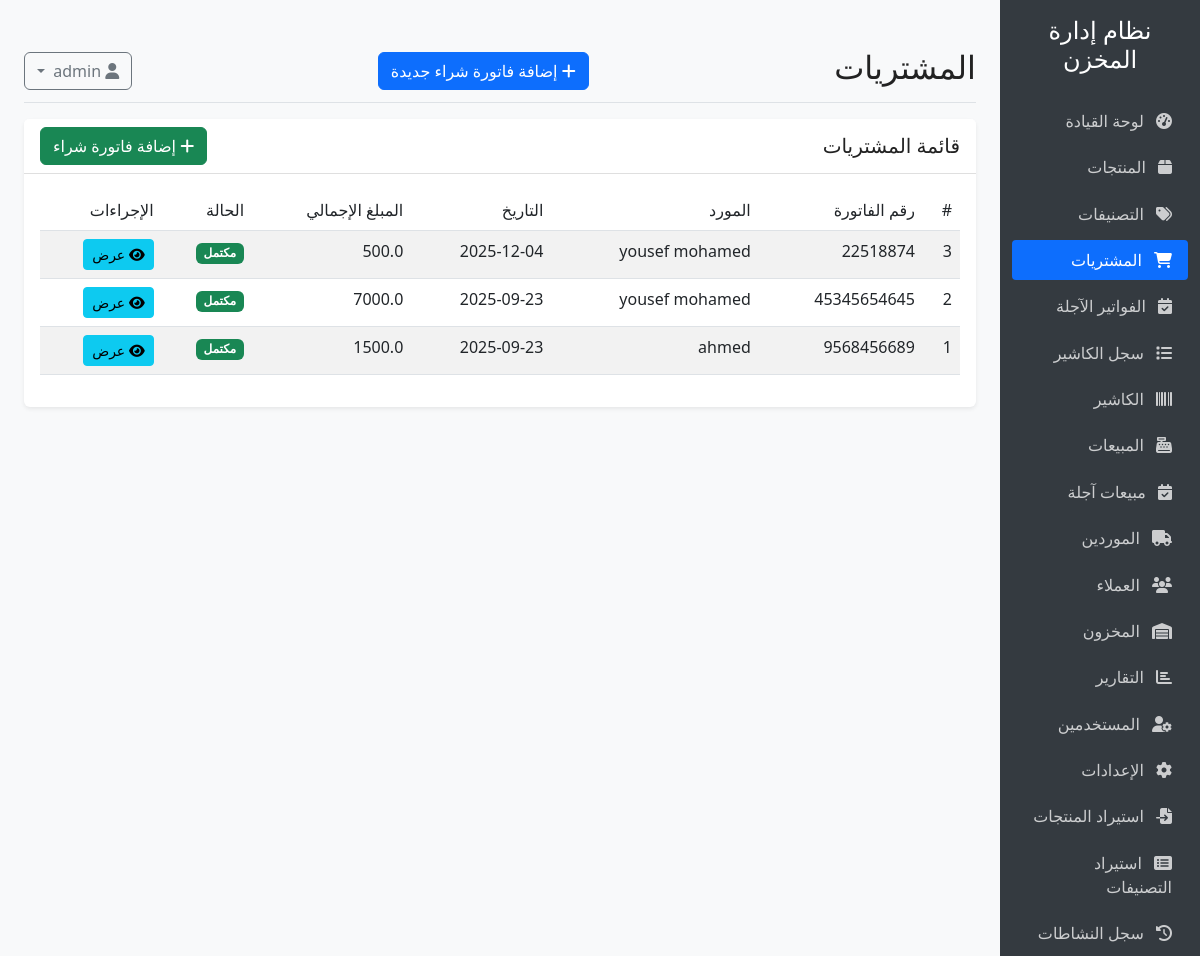
The page /purchases (signed in) on the database as committed earlier.
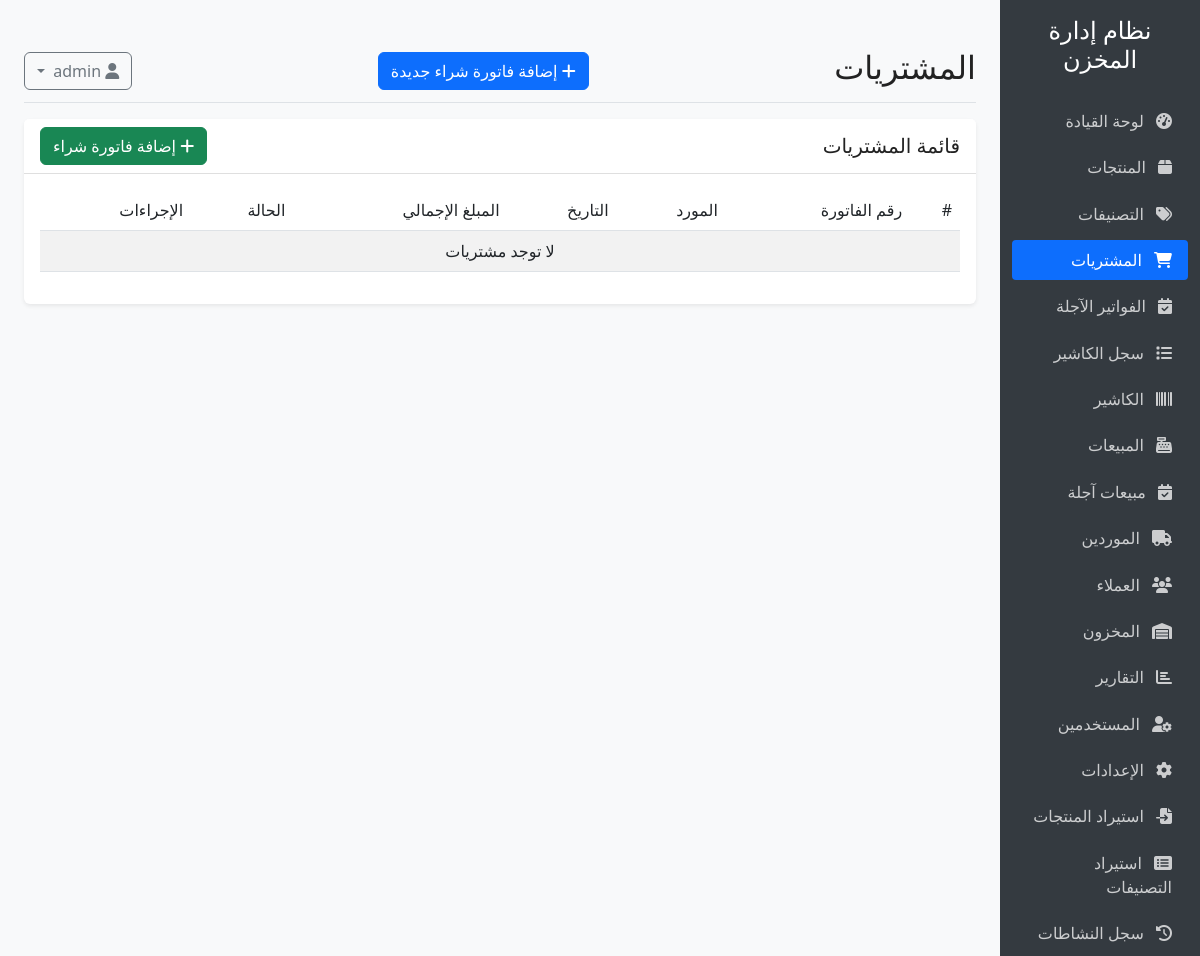
The same page on the database as committed later.
### models.py (models this page shows, shortened)
class Setting(db.Model):
    __tablename__ = 'settings'
    id = db.Column(db.Integer, primary_key=True)
    key = db.Column(db.String(50), unique=True, nullable=False)
    value = db.Column(db.Text, nullable=True)

class Purchase(db.Model):
    __tablename__ = 'purchases'
    id = db.Column(db.Integer, primary_key=True)
    invoice_number = db.Column(db.String(50), nullable=False)
    supplier_id = db.Column(db.Integer, db.ForeignKey('suppliers.id'), nullable=True)
    purchase_date = db.Column(db.Date, nullable=False, default=datetime.utcnow)
    total_amount = db.Column(db.Float, nullable=False, default=0)
    payment_method = db.Column(db.String(20), default='cash')  # cash, card, transfer, majel
    status = db.Column(db.String(20), default='completed')  # completed, cancelled
    notes = db.Column(db.Text, nullable=True)
    created_at = db.Column(db.DateTime, default=datetime.utcnow)
    amount_paid = db.Column(db.Float, nullable=False, default=0)
    due_date = db.Column(db.Date, nullable=True)
    notification_email = db.Column(db.String(120), nullable=True)
    due_reminder_sent = db.Column(db.Boolean, default=False)
    items = db.relationship('PurchaseItem', backref='purchase', lazy=True, cascade='all, delete-orphan')

class Supplier(db.Model):
    __tablename__ = 'suppliers'
    id = db.Column(db.Integer, primary_key=True)
    name = db.Column(db.String(100), nullable=False)
    contact_person = db.Column(db.String(100), nullable=True)
    phone = db.Column(db.String(20), nullable=True)
    email = db.Column(db.String(120), nullable=True)
    address = db.Column(db.Text, nullable=True)
    notes = db.Column(db.Text, nullable=True)
    created_at = db.Column(db.DateTime, default=datetime.utcnow)
    purchases = db.relationship('Purchase', backref='supplier', lazy=True)

### app.py (the view)
@app.route('/purchases')
@login_required
def purchases():
    purchases = Purchase.query.order_by(Purchase.created_at.desc()).all()
    return render_template('purchases/index.html', purchases=purchases)

### app.py (called while the page is built)
@login_manager.user_loader
def load_user(user_id):
    return User.query.get(int(user_id))

@app.context_processor
def inject_settings():
    from models import Setting
    settings = {s.key: s.value for s in Setting.query.all()}
    return dict(settings=settings)

### templates/purchases/index.html (shortened to what this page needs)
{% extends "base.html" %}
{% block header %}المشتريات{% endblock %}
{% block header_buttons %}
<a href="{{ url_for('add_purchase') }}" class="btn btn-primary">
    <i class="fas fa-plus"></i> إضافة فاتورة شراء جديدة
</a>
{% endblock %}
{% block content %}
<div class="card">
    <div class="card-header d-flex justify-content-between align-items-center">
        <h5 class="mb-0">قائمة المشتريات</h5>
        <a href="{{ url_for('add_purchase') }}" class="btn btn-success">
            <i class="fas fa-plus"></i> إضافة فاتورة شراء
        </a>
    </div>
    <div class="card-body">
        <div class="table-responsive">
            <table class="table table-striped table-hover">
                <thead>
                    <tr>
                        <th>#</th>
                        <th>رقم الفاتورة</th>
                        <th>المورد</th>
                        <th>التاريخ</th>
                        <th>المبلغ الإجمالي</th>
                        <th>الحالة</th>
                        <th>الإجراءات</th>
                    </tr>
                </thead>
                <tbody>
                    {% for purchase in purchases %}
                    <tr>
                        <td>{{ purchase.id }}</td>
                        <td>{{ purchase.invoice_number }}</td>
                        <td>{{ purchase.supplier.name if purchase.supplier else 'غير محدد' }}</td>
                        <td>{{ purchase.purchase_date.strftime('%Y-%m-%d') }}</td>
                        <td>{{ purchase.total_amount }}</td>
                        <td>
                            <span class="badge bg-success">مكتمل</span>
                        </td>
                        <td>
                            <a href="{{ url_for('view_purchase', id=purchase.id) }}" class="btn btn-sm btn-info">
                                <i class="fas fa-eye"></i> عرض
                            </a>
                        </td>
                    </tr>
                    {% else %}
                    <tr>
                        <td colspan="7" class="text-center">لا توجد مشتريات</td>
                    </tr>
                    {% endfor %}
                </tbody>
            </table>
        </div>
    </div>
</div>
{% endblock %}

### templates/base.html (shortened to what this page needs)
<!DOCTYPE html>
<html lang="ar" dir="rtl">
<head>
    <link rel="stylesheet" href="https://cdn.jsdelivr.net/npm/bootstrap@5.3.0/dist/css/bootstrap.rtl.min.css">
    <link rel="stylesheet" href="https://cdnjs.cloudflare.com/ajax/libs/font-awesome/6.4.0/css/all.min.css">
    <link id="theme-style" rel="stylesheet" href="{{ url_for('static', filename='css/' + (settings.get('theme', 'light') if settings else 'light') + '.css') }}">
</head>
<body>
    <div class="container-fluid">
        <div class="row">
            <div class="col-md-3 col-lg-2 d-md-block sidebar collapse">
                <div class="position-sticky pt-3">
                    <div class="text-center mb-4">
                        <h4>{{ settings['store_name'] }}</h4>
                    </div>
                                        <ul class="nav flex-column">
                        <li class="nav-item">
                            <a class="nav-link {% if request.path == url_for('index') %}active{% endif %}" href="{{ url_for('index') }}">
                                <i class="fas fa-tachometer-alt"></i> لوحة القيادة
                            </a>
                        </li>
                        <li class="nav-item">
                            <a class="nav-link {% if request.path.startswith(url_for('products')) %}active{% endif %}" href="{{ url_for('products') }}">
                                <i class="fas fa-box"></i> المنتجات
                            </a>
                        </li>
                        <li class="nav-item">
                            <a class="nav-link {% if request.path.startswith(url_for('categories')) %}active{% endif %}" href="{{ url_for('categories') }}">
                                <i class="fas fa-tags"></i> التصنيفات
                            </a>
                        </li>
                        {% if current_user.role == 'admin' %}
                        <li class="nav-item">
                            {% set purchases_path = url_for('purchases') %}
                            {% set purchases_due_path = url_for('purchases_due') %}
                            <a class="nav-link {% if request.path.startswith(purchases_path) and not request.path.startswith(purchases_due_path) %}active{% endif %}" href="{{ purchases_path }}">
                                <i class="fas fa-shopping-cart"></i> المشتريات
                            </a>
                        </li>
                        <li class="nav-item">
                            <a class="nav-link {% if request.path.startswith(url_for('purchases_due')) %}active{% endif %}" href="{{ url_for('purchases_due') }}">
                                <i class="fas fa-calendar-check"></i> الفواتير الآجلة
                            </a>
                        </li>
                        <li class="nav-item">
                            <a class="nav-link {% if request.path.startswith(url_for('cashier_logs')) %}active{% endif %}" href="{{ url_for('cashier_logs') }}">
                                <i class="fas fa-list"></i> سجل الكاشير
                            </a>
                        </li>
                        {% endif %}
                        {% if current_user.role in ['cashier', 'admin'] %}
                        <li class="nav-item">
                            <a class="nav-link {% if request.path.startswith(url_for('cashier_pos')) %}active{% endif %}" href="{{ url_for('cashier_pos') }}">
                                <i class="fas fa-barcode"></i> الكاشير
                            </a>
                        </li>
                        {% endif %}
                        <li class="nav-item">
                            {% set sales_path = url_for('sales') %}
                            {% set sales_due_path = url_for('sales_due') %}
                            <a class="nav-link {% if request.path.startswith(sales_path) and not request.path.startswith(sales_due_path) %}active{% endif %}" href="{{ sales_path }}">
                                <i class="fas fa-cash-register"></i> المبيعات
                            </a>
                        </li>
                        {% if current_user.role == 'admin' %}
                        <li class="nav-item">
                            <a class="nav-link {% if request.path.startswith(url_for('sales_due')) %}active{% endif %}" href="{{ url_for('sales_due') }}">
                                <i class="fas fa-calendar-check"></i> مبيعات آجلة
                            </a>
                        </li>
                        {% endif %}
                        <li class="nav-item">
                            <a class="nav-link {% if request.path.startswith(url_for('suppliers')) %}active{% endif %}" href="{{ url_for('suppliers') }}">
                                <i class="fas fa-truck"></i> الموردين
                            </a>
                        </li>
                        <li class="nav-item">
                            <a class="nav-link {% if request.path.startswith(url_for('customers')) %}active{% endif %}" href="{{ url_for('customers') }}">
                                <i class="fas fa-users"></i> العملاء
                            </a>
                        </li>
                        <li class="nav-item">
                            <a class="nav-link {% if request.path.startswith(url_for('inventory')) %}active{% endif %}" href="{{ url_for('inventory') }}">
                                <i class="fas fa-warehouse"></i> المخزون
                            </a>
                        </li>
                        <li class="nav-item">
                            <a class="nav-link {% if request.path.startswith(url_for('reports')) %}active{% endif %}" href="{{ url_for('reports') }}">
                                <i class="fas fa-chart-bar"></i> التقارير
                            </a>
                        </li>
                        {% if current_user.role == 'admin' %}
                        <li class="nav-item">
                            <a class="nav-link {% if request.path.startswith(url_for('users')) %}active{% endif %}" href="{{ url_for('users') }}">
                                <i class="fas fa-user-cog"></i> المستخدمين
                            </a>
                        </li>
                        <li class="nav-item">
                            <a class="nav-link {% if request.path.startswith(url_for('settings')) %}active{% endif %}" href="{{ url_for('settings') }}">
                                <i class="fas fa-cog"></i> الإعدادات
                            </a>
                        </li>
                        <li class="nav-item">
                            <a class="nav-link {% if request.path.startswith(url_for('catalog_import')) %}active{% endif %}" href="{{ url_for('catalog_import') }}">
                                <i class="fas fa-file-import"></i> استيراد المنتجات
                            </a>
                        </li>
                        <li class="nav-item">
                            <a class="nav-link {% if request.path.startswith(url_for('category_catalog_import')) %}active{% endif %}" href="{{ url_for('category_catalog_import') }}">
                                <i class="fas fa-list-alt"></i> استيراد التصنيفات
                            </a>
                        </li>
                        <li class="nav-item">
                            <a class="nav-link {% if request.path.startswith(url_for('activity')) %}active{% endif %}" href="{{ url_for('activity') }}">
                                <i class="fas fa-history"></i> سجل النشاطات
                            </a>
                        </li>
                        {% endif %}
                    </ul>
                </div>
            </div>
            <main class="col-md-9 ms-sm-auto col-lg-10 px-md-4 main-content">
                <div class="d-flex justify-content-between flex-wrap flex-md-nowrap align-items-center pt-3 pb-2 mb-3 border-bottom">
                    <h1 class="h2">{% block header %}{% endblock %}</h1>
                    <div>
                        {% block header_buttons %}{% endblock %}
                    </div>
                    <div class="btn-toolbar mb-2 mb-md-0">
                        <div class="dropdown">
                            <button class="btn btn-outline-secondary dropdown-toggle" type="button" id="userDropdown" data-bs-toggle="dropdown" aria-expanded="false">
                                <i class="fas fa-user"></i>
                            </button>
                        </div>
                    </div>
                </div>
                {% block content %}{% endblock %}
            </main>
        </div>
    </div>
</body>
</html>

### static/css/light.css (style rules this page uses)
body { background: #fff; color: #222; }
.card, .table { background: #fff; color: #222; }
.navbar, .sidebar { background: #f8f9fa; color: #222; }

### templates/base.html (style rules this page uses)
body { font-family: 'Segoe UI', Tahoma, Geneva, Verdana, sans-serif; background-color: #f8f9fa; }
.sidebar { min-height: 100vh; background-color: #343a40; color: #fff; }
.sidebar .nav-link { color: rgba(255, 255, 255, 0.75); padding: 0.5rem 1rem; margin: 0.2rem 0; border-radius: 0.25rem; }
.sidebar .nav-link.active { color: #fff; background-color: #0d6efd; }
.sidebar .nav-link i { margin-left: 0.5rem; }
.main-content { padding: 2rem; }
.card { margin-bottom: 1.5rem; border: none; box-shadow: 0 0.125rem 0.25rem rgba(0, 0, 0, 0.075); }
.card-header { background-color: #fff; border-bottom: 1px solid rgba(0, 0, 0, 0.125); font-weight: 500; }
.table th { font-weight: 500; }

Rows that differ between the two databases and show on the page:
removed Purchase: id "3", invoice_number "22518874", supplier "yousef mohamed", purchase_date "2025-12-04", total_amount "500.0"
removed Purchase: id "2", invoice_number "45345654645", supplier "yousef mohamed", purchase_date "2025-09-23", total_amount "7000.0"
removed Purchase: id "1", invoice_number "9568456689", supplier "ahmed", purchase_date "2025-09-23", total_amount "1500.0"
Other text that changed with them:
text now shown: "لا توجد مشتريات"
